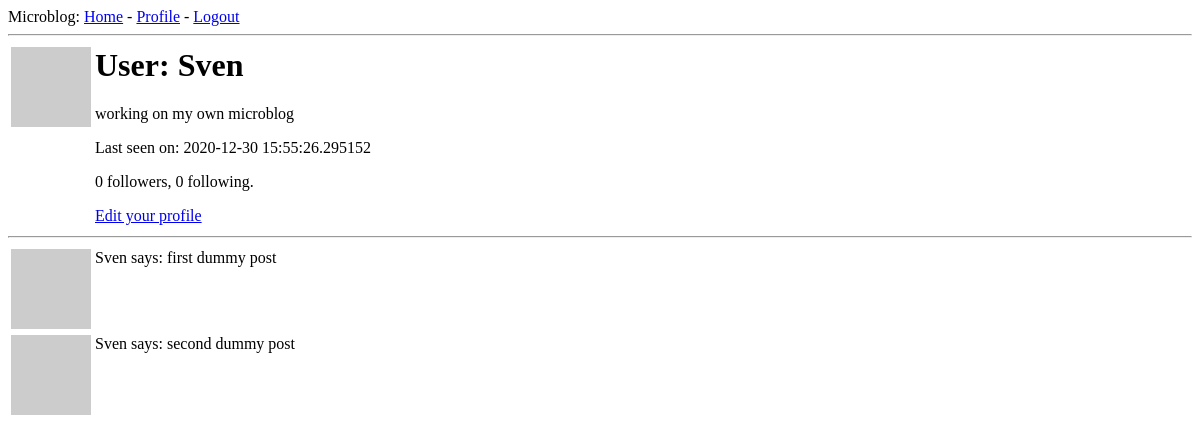
Page /user/Sven (signed in) on the earlier database version.
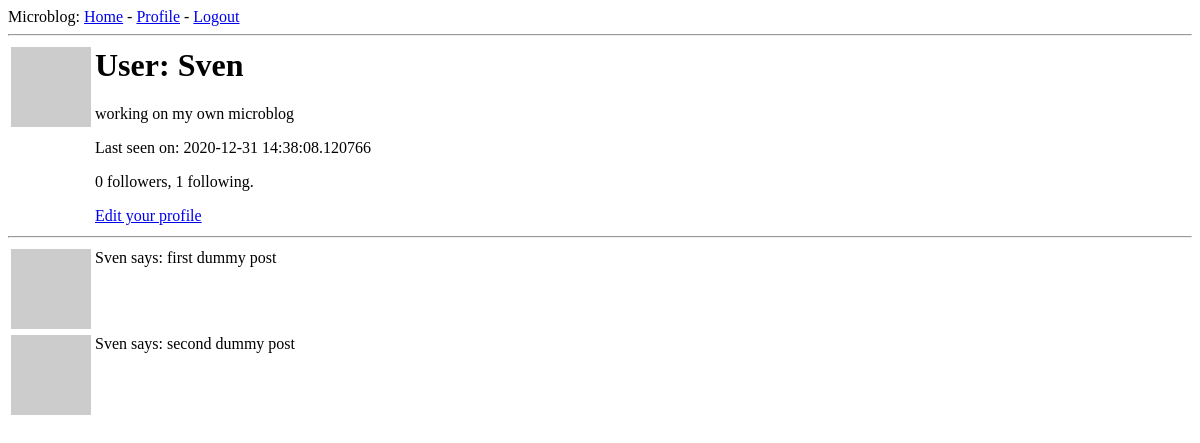
Same page on the later database version.
### app/models.py (models this page shows, shortened)
class User(UserMixin, db.Model):
    id = db.Column(db.Integer, primary_key=True)
    username = db.Column(db.String(64), index=True, unique=True)
    email = db.Column(db.String(120), index=True, unique=True)
    password_hash = db.Column(db.String(128))
    about_me = db.Column(db.String(140))
    last_seen = db.Column(db.DateTime, default=datetime.utcnow)
    posts = db.relationship('Post', backref='author', lazy='dynamic')
    followed = db.relationship('User', secondary=followers,
        primaryjoin=(followers.c.follower_id == id),
        secondaryjoin=(followers.c.followed_id == id),
        backref=db.backref('followers', lazy='dynamic'), lazy='dynamic') # this defines how the relationship is queried from the "right" side
    def avatar(self, size):
        digest = md5(self.email.lower().encode('utf-8')).hexdigest()
        return f'https://www.gravatar.com/avatar/{digest}?d=identicon&s={size}'

### app/routes.py (the view)
@app.route('/user/<username>')
@login_required
def user(username):
    user = User.query.filter_by(username=username).first_or_404()
    form = EmptyForm()
    posts = [
        {'author': user, 'body': 'first dummy post'},
        {'author': user, 'body': 'second dummy post'}
    ]
    return render_template('user.html', user=user, posts=posts, form=form)

### app/models.py (called while the page is built)
@login.user_loader
def load_user(id):
    return User.query.get(int(id))

### app/routes.py (called while the page is built)
@app.before_request
def before_request():
    if current_user.is_authenticated:
        current_user.last_seen = datetime.utcnow()
        db.session.commit()

### app/templates/user.html (shortened to what this page needs)
{% extends "base.html" %}
{% block content %}
    <table>
        <tr valign="top">
            <td><img src="{{ user.avatar(64) }}"></td>
            <td>
                <h1>User: {{ user.username }}</h1>
                {% if user.about_me %}<p>{{ user.about_me }}</p>{% endif %}
                {% if user.last_seen %}<p>Last seen on: {{ user.last_seen }}</p>{% endif %}
                <p>{{ user.followers.count() }} followers, {{ user.followed.count() }} following.</p>
                {% if user == current_user %}
                <p><a href="{{ url_for('edit_profile') }}">Edit your profile</a></p>
        {% endif %}
            </td>
        </tr>
    </table>
    <hr>
    {% for post in posts %}
        {% include '_post.html' %}
    {% endfor %}
{% endblock %}

### app/templates/base.html (shortened to what this page needs)
<html>
    <head>
    </head>
    <body>
        <div>
            Microblog:
            <a href="{{ url_for('index') }}">Home</a>
            <a> - </a>
            {% if current_user.is_anonymous %}
            <a href="{{ url_for('login') }}">Login</a>
            {% else %}
            <a href="{{ url_for('user', username=current_user.username) }}">Profile</a>
            <a> - </a>
            <a href="{{ url_for('logout') }}">Logout</a>
            {% endif %}
        </div>
        <hr>
        {% block content %}{% endblock %}
    </body>
</html>

### app/templates/_post.html
<table>
    <tr valign="top">
        <td><img src="{{ post.author.avatar(32) }}"></td>
        <td>{{ post.author.username }} says: {{ post.body }}</td>
    </tr>
</table>

Differences in the rows shown:
changed User "Sven": last_seen "2020-12-30 15:55:26.295152" → "2020-12-31 14:38:08.120766"
Other differences:
{{ user.followed.count() }}: "0" → "1"
